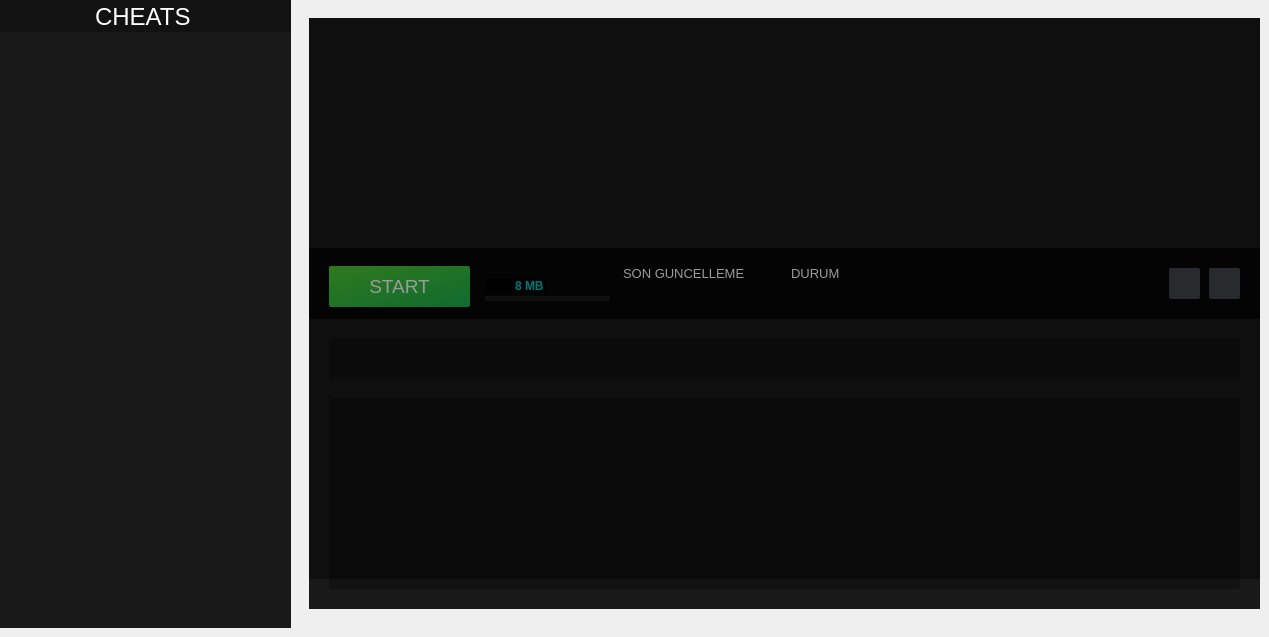
      <widget class="QWidget" name="cheats">
       <attribute name="title">
        <string>Cheats</string>
       </attribute>
       <widget class="QListWidget" name="hileList">
        <property name="geometry">
         <rect>
          <x>0</x>
          <y>32</y>
          <width>291</width>
          <height>596</height>
         </rect>
        </property>
        <property name="styleSheet">
         <string notr="true">QListWidget::item:selected { background: transparent; }
QListWidget::item:selected { background-color: rgb(0, 165, 165); }
QListWidget::item:selected { foreground: green;}
QListWidget
{
border:none;
background-color: #191919;

}
</string>
        </property>
        <property name="frameShape">
         <enum>QFrame::NoFrame</enum>
        </property>
        <property name="frameShadow">
         <enum>QFrame::Sunken</enum>
        </property>
        <property name="lineWidth">
         <number>10</number>
        </property>
        <property name="midLineWidth">
         <number>2</number>
        </property>
        <property name="verticalScrollBarPolicy">
         <enum>Qt::ScrollBarAsNeeded</enum>
        </property>
        <property name="horizontalScrollBarPolicy">
         <enum>Qt::ScrollBarAlwaysOff</enum>
        </property>
        <property name="sizeAdjustPolicy">
         <enum>QAbstractScrollArea::AdjustIgnored</enum>
        </property>
        <property name="autoScroll">
         <bool>true</bool>
        </property>
        <property name="iconSize">
         <size>
          <width>31</width>
          <height>31</height>
         </size>
        </property>
        <property name="verticalScrollMode">
         <enum>QAbstractItemView::ScrollPerPixel</enum>
        </property>
        <property name="layoutMode">
         <enum>QListView::SinglePass</enum>
        </property>
        <property name="viewMode">
         <enum>QListView::ListMode</enum>
        </property>
        <property name="wordWrap">
         <bool>true</bool>
        </property>
        <property name="currentRow">
         <number>-1</number>
        </property>
       </widget>
       <widget class="QWidget" name="widget_5" native="true">
        <property name="geometry">
         <rect>
          <x>309</x>
          <y>18</y>
          <width>951</width>
          <height>591</height>
         </rect>
        </property>
        <property name="styleSheet">
         <string notr="true">background-color: #191919;</string>
        </property>
        <widget class="QLabel" name="image_gorsel">
         <property name="geometry">
          <rect>
           <x>0</x>
           <y>0</y>
           <width>951</width>
           <height>301</height>
          </rect>
         </property>
         <property name="text">
          <string/>
         </property>
         <property name="scaledContents">
          <bool>false</bool>
         </property>
         <property name="alignment">
          <set>Qt::AlignJustify|Qt::AlignTop</set>
         </property>
         <property name="indent">
          <number>-1</number>
         </property>
        </widget>
        <widget class="QWidget" name="widget_9" native="true">
         <property name="geometry">
          <rect>
           <x>0</x>
           <y>230</y>
           <width>951</width>
           <height>71</height>
          </rect>
         </property>
         <property name="styleSheet">
          <string notr="true">background-color: rgba(0, 0, 0, 190);</string>
         </property>
         <widget class="QPushButton" name="start_button">
          <property name="enabled">
           <bool>true</bool>
          </property>
          <property name="geometry">
           <rect>
            <x>20</x>
            <y>18</y>
            <width>141</width>
            <height>41</height>
           </rect>
          </property>
          <property name="font">
           <font>
            <pointsize>14</pointsize>
            <bold>false</bold>
           </font>
          </property>
          <property name="styleSheet">
           <string notr="true">QPushButton{
border-radius:2px;border:none;
color: rgb(255, 255, 255);

background-color:qlineargradient(spread:pad, x1:0, y1:0, x2:0.994631, y2:1, stop:0 rgba(78, 199, 48, 255), stop:1 rgba(26, 177, 77, 255));
}
QPushButton::hover{
background-color: qlineargradient(spread:pad, x1:0, y1:0, x2:1, y2:1, stop:0 rgba(0, 196, 195, 255), stop:1 rgba(5, 43, 40, 255));
}</string>
          </property>
          <property name="text">
           <string>START</string>
          </property>
          <property name="icon">
           <iconset resource="darkstyle.qrc">
            <normaloff>:/darkstyle/start.png</normaloff>:/darkstyle/start.png</iconset>
          </property>
          <property name="iconSize">
           <size>
            <width>25</width>
            <height>25</height>
           </size>
          </property>
         </widget>
         <widget class="QPushButton" name="info_button">
          <property name="geometry">
           <rect>
            <x>860</x>
            <y>20</y>
            <width>31</width>
            <height>31</height>
           </rect>
          </property>
          <property name="styleSheet">
           <string notr="true">border:none;
background-color: #42454a;
border-radius:2px;</string>
          </property>
          <property name="text">
           <string/>
          </property>
          <property name="icon">
           <iconset resource="darkstyle.qrc">
            <normaloff>:/darkstyle/about.png</normaloff>:/darkstyle/about.png</iconset>
          </property>
          <property name="iconSize">
           <size>
            <width>20</width>
            <height>20</height>
           </size>
          </property>
         </widget>
         <widget class="QPushButton" name="website_button">
          <property name="geometry">
           <rect>
            <x>900</x>
            <y>20</y>
            <width>31</width>
            <height>31</height>
           </rect>
          </property>
          <property name="styleSheet">
           <string notr="true">border:none;
background-color: #42454a;
border-radius:2px;</string>
          </property>
          <property name="text">
           <string/>
          </property>
          <property name="icon">
           <iconset resource="darkstyle.qrc">
            <normaloff>:/darkstyle/topic.png</normaloff>:/darkstyle/topic.png</iconset>
          </property>
          <property name="iconSize">
           <size>
            <width>20</width>
            <height>20</height>
           </size>
          </property>
         </widget>
         <widget class="QLabel" name="label_17">
          <property name="geometry">
           <rect>
            <x>314</x>
            <y>15</y>
            <width>121</width>
            <height>21</height>
           </rect>
          </property>
          <property name="font">
           <font>
            <pointsize>10</pointsize>
           </font>
          </property>
          <property name="styleSheet">
           <string notr="true">color: rgb(255, 255, 255);
background-color: rgba(255, 255, 255, 0);</string>
          </property>
          <property name="text">
           <string>SON GUNCELLEME</string>
          </property>
         </widget>
         <widget class="QLabel" name="lastupdate_label">
          <property name="geometry">
           <rect>
            <x>330</x>
            <y>36</y>
            <width>71</width>
            <height>16</height>
           </rect>
          </property>
          <property name="font">
           <font/>
          </property>
          <property name="styleSheet">
           <string notr="true">color: #909293;
background-color: rgba(255, 255, 255, 0);</string>
          </property>
          <property name="text">
           <string/>
          </property>
         </widget>
         <widget class="QLabel" name="label_20">
          <property name="geometry">
           <rect>
            <x>482</x>
            <y>15</y>
            <width>121</width>
            <height>21</height>
           </rect>
          </property>
          <property name="font">
           <font>
            <pointsize>10</pointsize>
           </font>
          </property>
          <property name="styleSheet">
           <string notr="true">color: rgb(255, 255, 255);
background-color: rgba(255, 255, 255, 0);</string>
          </property>
          <property name="text">
           <string>DURUM</string>
          </property>
         </widget>
         <widget class="QLabel" name="status_label">
          <property name="geometry">
           <rect>
            <x>470</x>
            <y>36</y>
            <width>71</width>
            <height>16</height>
           </rect>
          </property>
          <property name="font">
           <font/>
          </property>
          <property name="styleSheet">
           <string notr="true">color: rgb(75, 255, 55);
background-color: rgba(255, 255, 255, 0);</string>
          </property>
          <property name="text">
           <string/>
          </property>
         </widget>
         <widget class="QLabel" name="nav_bat_logo">
          <property name="geometry">
           <rect>
            <x>790</x>
            <y>15</y>
            <width>45</width>
            <height>45</height>
           </rect>
          </property>
          <property name="styleSheet">
           <string notr="true">background-color: rgba(255, 255, 255, 0);</string>
          </property>
          <property name="text">
           <string/>
          </property>
          <property name="pixmap">
           <pixmap>../../../../../le.png</pixmap>
          </property>
          <property name="scaledContents">
           <bool>true</bool>
          </property>
         </widget>
         <widget class="QProgressBar" name="progressBar">
          <property name="geometry">
           <rect>
            <x>176</x>
            <y>48</y>
            <width>125</width>
            <height>5</height>
           </rect>
          </property>
          <property name="styleSheet">
           <string notr="true">QProgressBar::chunk
{
    background-color: qlineargradient(spread:pad, x1:0, y1:0, x2:1, y2:1, stop:0 rgba(0, 196, 195, 255), stop:1 rgba(5, 43, 40, 255));
border-radius:5px;
}
QProgressBar
{
border-radius:5px;
background-color: #191919;
}</string>
          </property>
          <property name="minimum">
           <number>0</number>
          </property>
          <property name="maximum">
           <number>100</number>
          </property>
          <property name="value">
           <number>0</number>
          </property>
          <property name="format">
           <string/>
          </property>
         </widget>
         <widget class="QLabel" name="label_19">
          <property name="geometry">
           <rect>
            <x>177</x>
            <y>30</y>
            <width>31</width>
            <height>16</height>
           </rect>
          </property>
          <property name="font">
           <font>
            <pointsize>9</pointsize>
            <bold>true</bold>
           </font>
          </property>
          <property name="text">
           <string>3.7 /</string>
          </property>
         </widget>
         <widget class="QLabel" name="label_22">
          <property name="geometry">
           <rect>
            <x>206</x>
            <y>30</y>
            <width>31</width>
            <height>16</height>
           </rect>
          </property>
          <property name="font">
           <font>
            <pointsize>9</pointsize>
            <bold>true</bold>
           </font>
          </property>
          <property name="styleSheet">
           <string notr="true">color:#00c4c3;</string>
          </property>
          <property name="text">
           <string>8 MB</string>
          </property>
         </widget>
        </widget>
        <widget class="QWidget" name="widget_10" native="true">
         <property name="geometry">
          <rect>
           <x>20</x>
           <y>320</y>
           <width>911</width>
           <height>41</height>
          </rect>
         </property>
         <property name="styleSheet">
          <string notr="true">background-color:#121212;
border-radius:3px;</string>
         </property>
         <widget class="QLabel" name="name_label">
          <property name="geometry">
           <rect>
            <x>20</x>
            <y>14</y>
            <width>871</width>
            <height>16</height>
           </rect>
          </property>
          <property name="font">
           <font>
            <pointsize>11</pointsize>
            <bold>false</bold>
           </font>
          </property>
          <property name="styleSheet">
           <string notr="true">color: rgb(255, 255, 255);</string>
          </property>
          <property name="text">
           <string/>
          </property>
         </widget>
        </widget>
        <widget class="QWidget" name="widget_11" native="true">
         <property name="geometry">
          <rect>
           <x>20</x>
           <y>380</y>
           <width>911</width>
           <height>191</height>
          </rect>
         </property>
         <property name="styleSheet">
          <string notr="true">background-color:#121212;
border-radius:3px;</string>
         </property>
         <widget class="QPlainTextEdit" name="talimat_text">
          <property name="geometry">
           <rect>
            <x>30</x>
            <y>20</y>
            <width>851</width>
            <height>171</height>
           </rect>
          </property>
          <property name="font">
           <font>
            <pointsize>10</pointsize>
            <bold>false</bold>
           </font>
          </property>
          <property name="styleSheet">
           <string notr="true">color: rgb(255, 255, 255);</string>
          </property>
          <property name="verticalScrollBarPolicy">
           <enum>Qt::ScrollBarAsNeeded</enum>
          </property>
          <property name="lineWrapMode">
           <enum>QPlainTextEdit::NoWrap</enum>
          </property>
          <property name="readOnly">
           <bool>true</bool>
          </property>
          <property name="plainText">
           <string/>
          </property>
          <property name="overwriteMode">
           <bool>false</bool>
          </property>
         </widget>
        </widget>
        <widget class="QWidget" name="status_karartma" native="true">
         <property name="geometry">
          <rect>
           <x>0</x>
           <y>-30</y>
           <width>951</width>
           <height>591</height>
          </rect>
         </property>
         <property name="styleSheet">
          <string notr="true">background-color: rgba(0, 0, 0, 100);</string>
         </property>
        </widget>
       </widget>
       <widget class="QWidget" name="widget_12" native="true">
        <property name="geometry">
         <rect>
          <x>0</x>
          <y>0</y>
          <width>291</width>
          <height>32</height>
         </rect>
        </property>
        <property name="styleSheet">
         <string notr="true">background-color:#121212;</string>
        </property>
        <widget class="QLabel" name="label_16">
         <property name="geometry">
          <rect>
           <x>95</x>
           <y>6</y>
           <width>101</width>
           <height>21</height>
          </rect>
         </property>
         <property name="font">
          <font>
           <pointsize>18</pointsize>
           <bold>false</bold>
          </font>
         </property>
         <property name="styleSheet">
          <string notr="true">color: rgb(255, 255, 255);</string>
         </property>
         <property name="text">
          <string>CHEATS</string>
         </property>
        </widget>
       </widget>
      </widget>
